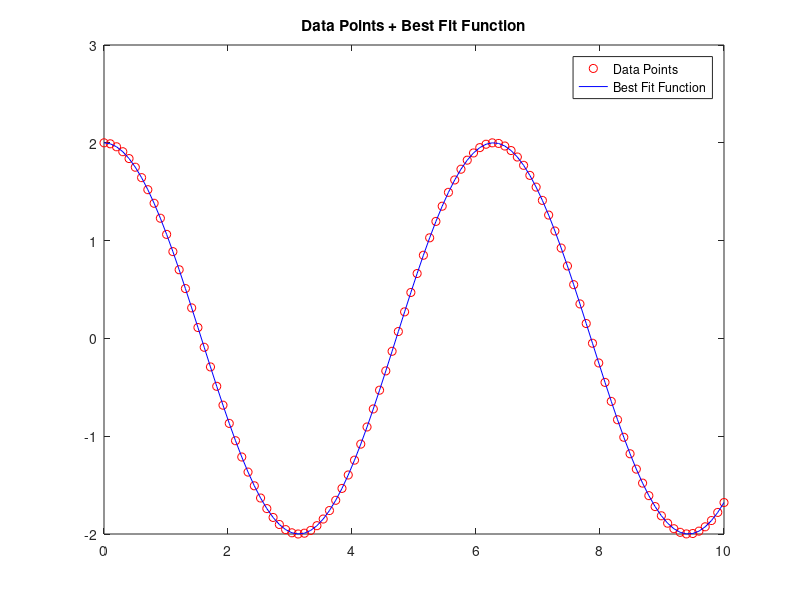

Recreate this plot in MATLAB.
X = linspace(0,10,100);
Y = 2*sin(X+0.5*pi);
Y = Y';%tranpose Y
Z=zeros(length(X),2);%establish Z vector
Z(:,1)= sin(X); %Z1 is sinX as per work included in homework writeup
Z(:,2) = cos(X);%Z2 is cosX, now Z is a vector w n roaws and 2 columns
A = (inv(Z'*Z))*(Z'* Y);%using least square matrix forumaltion to find A from Z and Y 
phi = atan(A(2)./A(1));%using trig connections shown in my homework writeup to find phi from A1 and A2
y = A(1)*sin(X)+ A(2)*cos(X);%best fit line
plot(X,Y,'ro',X,y,'b-'); %plotting original points and best fit line over original x values
title('Data Points + Best Fit Function');
legend('Data Points','Best Fit Function');